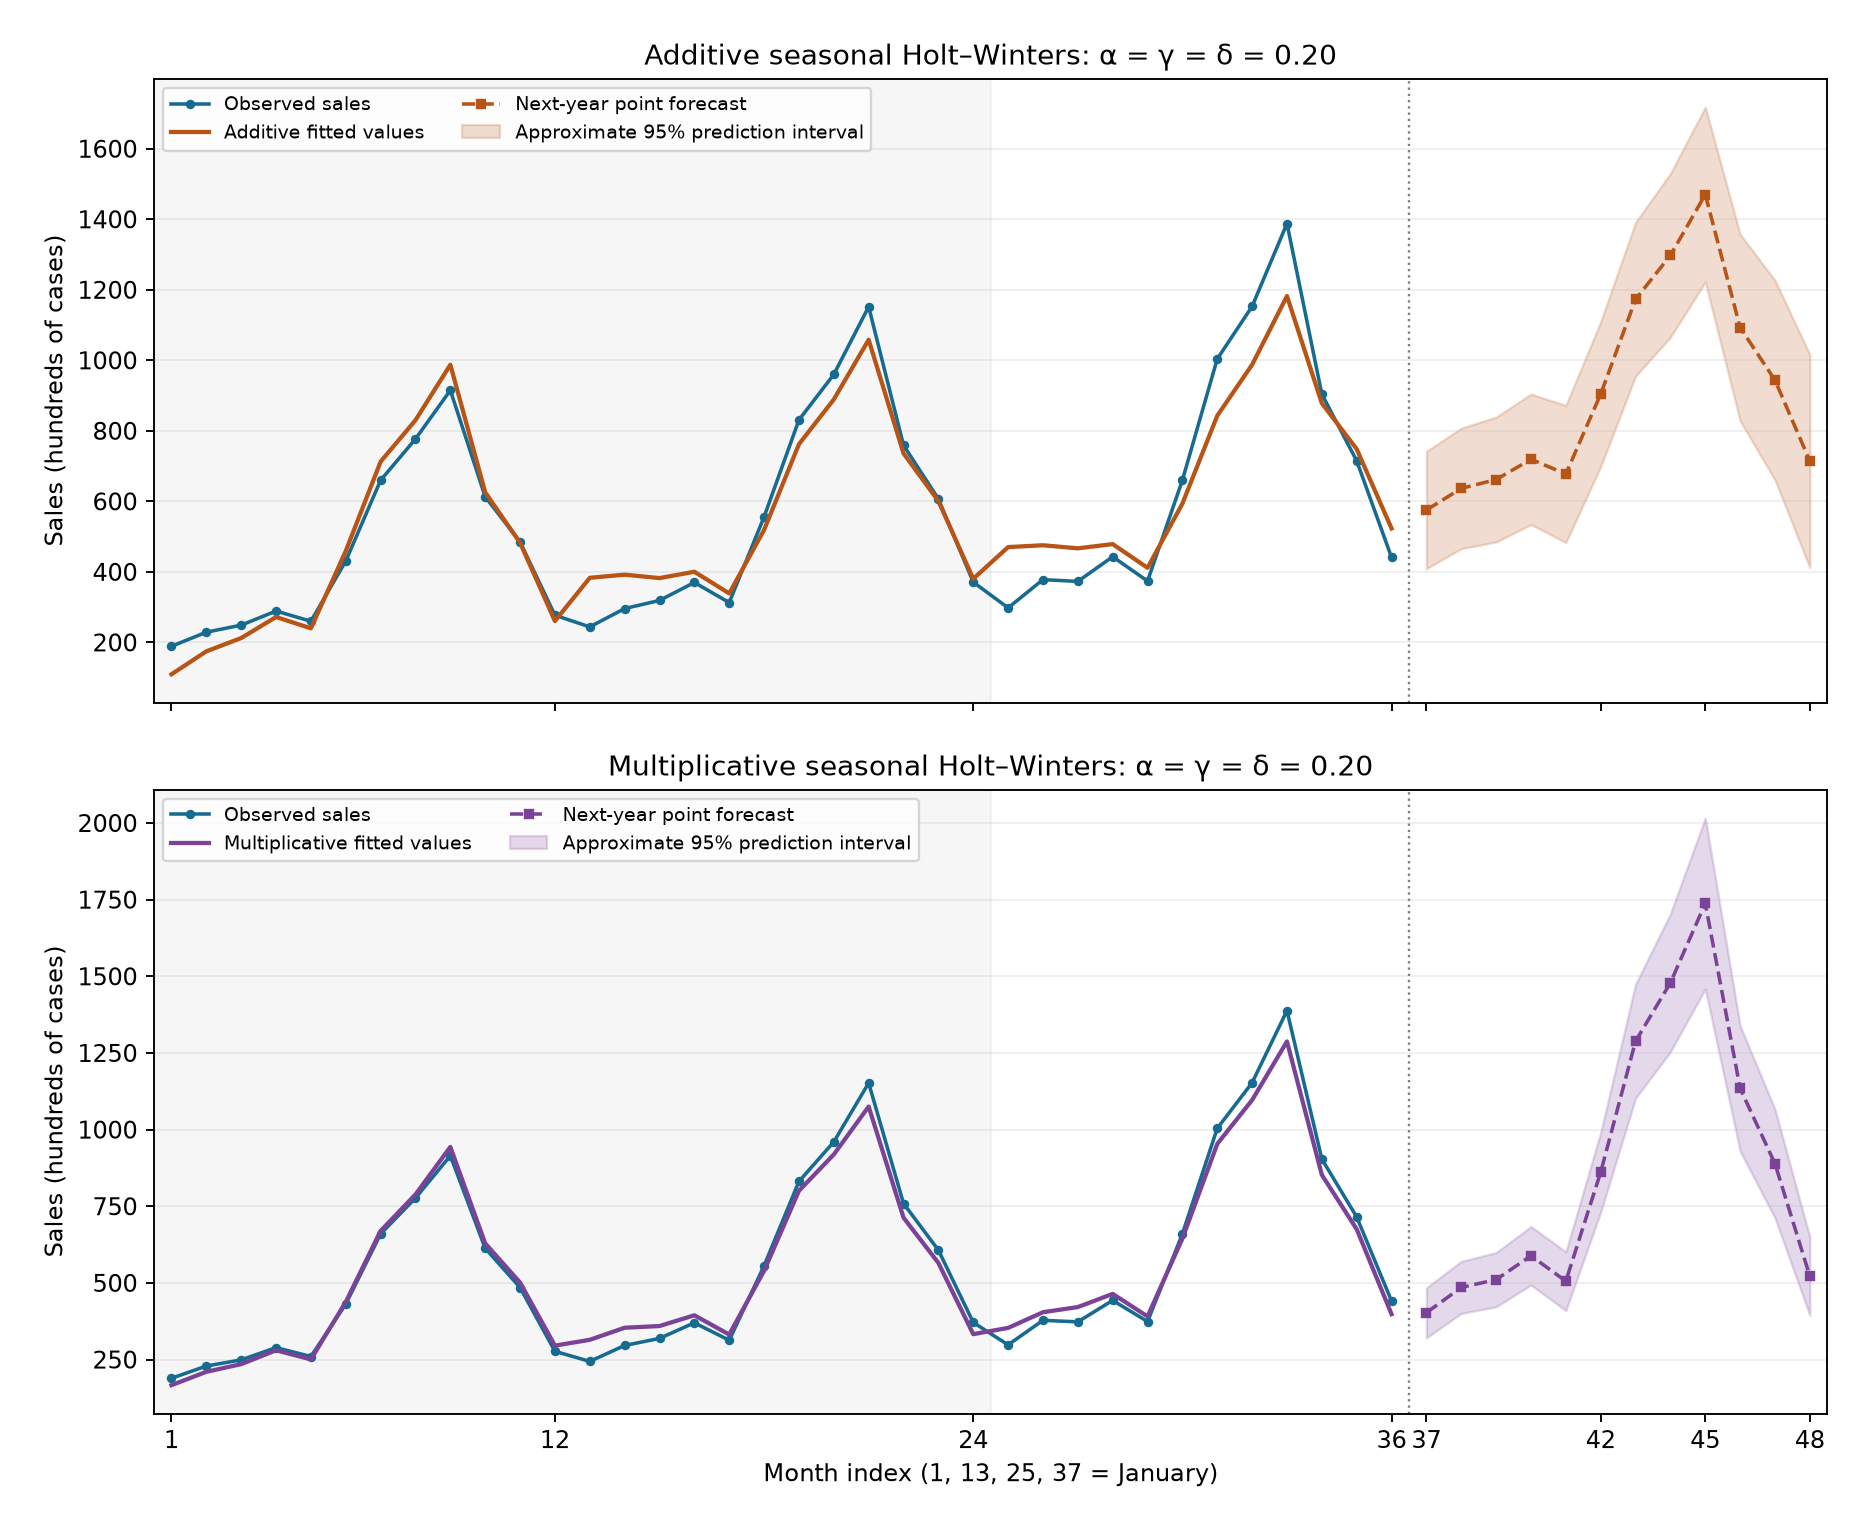

Write the Python code that produced this figure.
"""Additive/multiplicative seasonal HW, fixed .20 constants.
First-24 OLS initialization. Independent additive normal innovations for
both models; variance SSE/(36-3). Multiplicative intervals simulated with
seed 20261030 and 100000 paths. No parameter/initialization uncertainty.
"""
from pathlib import Path
import csv
import numpy as np
from statistics import NormalDist
import matplotlib
matplotlib.use('Agg')
import matplotlib.pyplot as plt
root=Path(__file__).resolve().parent
with (root/'cola.csv').open() as f:y=np.array([float(r['y']) for r in csv.DictReader(f)])
t=np.arange(1,25);v=y[:24];m=12;a=g=d=.2
b0=np.sum((t-t.mean())*(v-v.mean()))/np.sum((t-t.mean())**2);l0=v.mean()-b0*t.mean()
baseline=l0+b0*t
add_s=(v-baseline).reshape(2,12).mean(axis=0)
raw=(v/baseline).reshape(2,12).mean(axis=0);mul_s=raw/raw.mean()
z=NormalDist().inv_cdf(.975);seed=20261030;npaths=100000
rng=np.random.default_rng(seed)
# Common standard-normal draws reduce noise when comparing simulations.
draws=rng.standard_normal((12,npaths))
summary=[];updates=[];intervals=[];stored={}
print('Initialization L0=',l0,'B0=',b0,'additive seasons=',add_s,'multiplicative seasons=',mul_s)
for name,init in [('Additive',add_s),('Multiplicative',mul_s)]:
    l,b=l0,b0;s=list(init);rs=[]
    for i,actual in enumerate(y):
        q=i%m
        p=l+b+s[q] if name=='Additive' else (l+b)*s[q]
        error=actual-p
        new_l=a*(actual-s[q])+(1-a)*(l+b) if name=='Additive' else a*actual/s[q]+(1-a)*(l+b)
        new_b=g*(new_l-l)+(1-g)*b
        s[q]=d*(actual-new_l)+(1-d)*s[q] if name=='Additive' else d*actual/new_l+(1-d)*s[q]
        l,b=new_l,new_b;rs.append([i+1,actual,p,error,l,b,s[q]])
    rs=np.array(rs);e=rs[:,3];sse=np.sum(e**2);var=sse/33
    summary.append([name,a,g,d,sse,np.mean(abs(e)),np.mean(e**2),100*np.mean(abs(e)/y),var,np.sqrt(var),l,b])
    updates.extend([[name,*r] for r in rs])
    point=np.array([l+h*b+s[(36+h-1)%12] if name=='Additive' else (l+h*b)*s[(36+h-1)%12] for h in range(1,13)])
    if name=='Additive':
        beta=a*g;c=d*(1-a)
        se=np.array([np.sqrt(var*(1+sum((a+j*beta+(c if j%12==0 else 0))**2 for j in range(1,h)))) for h in range(1,13)])
        lo,hi=point-z*se,point+z*se
    else:
        ll=np.full(npaths,l);bb=np.full(npaths,b);ss=np.tile(np.array(s),(npaths,1))
        paths=[]
        for h in range(1,13):
            q=(36+h-1)%12
            old=ss[:,q].copy()
            pp=(ll+bb)*old
            actual=pp+np.sqrt(var)*draws[h-1]
            new_l=a*actual/old+(1-a)*(ll+bb)
            new_b=g*(new_l-ll)+(1-g)*bb
            ss[:,q]=d*actual/new_l+(1-d)*old
            ll,bb=new_l,new_b
            paths.append(actual)
        paths=np.array(paths)
        lo,hi=np.quantile(paths,[.025,.975],axis=1)
        print('Simulated nonpositive sales:',int((paths<=0).sum()))
    for h in range(1,13):intervals.append([name,36+h,h,point[h-1],lo[h-1],hi[h-1]])
    stored[name]=(rs,point,lo,hi)
    print('SUMMARY',summary[-1])
for h in range(12):
    aa=[r for r in intervals if r[0]=='Additive'][h];mm=[r for r in intervals if r[0]=='Multiplicative'][h]
    print(f'| {h+1} | {aa[3]:.1f} | [{aa[4]:.1f}, {aa[5]:.1f}] | {mm[3]:.1f} | [{mm[4]:.1f}, {mm[5]:.1f}] |')
for filename,header,rows in [
 ('cola_fit_summary_turn20.csv',['model','alpha','gamma','delta','SSE','MAD','MSD','MAPE_percent','innovation_variance','innovation_sd','L36','B36'],summary),
 ('cola_fitted_values_turn20.csv',['model','month','actual','fitted','error','level','trend','seasonal'],updates),
 ('cola_forecasts_intervals_turn20.csv',['model','target_month','horizon','point_forecast','lower95','upper95'],intervals),
 ('cola_initialization_turn20.csv',['month_of_year','additive_factor','multiplicative_factor','L0','B0'],[[j+1,add_s[j],mul_s[j],l0,b0] for j in range(12)])]:
    with (root/filename).open('w',newline='') as f:
        w=csv.writer(f);w.writerow(header);w.writerows(rows)
fig,axes=plt.subplots(2,1,figsize=(11,9),sharex=True)
for ax,name,color in zip(axes,['Additive','Multiplicative'],['#b85416','#7b4397']):
    rs,point,lo,hi=stored[name]
    ax.plot(range(1,37),y,'o-',color='#176b91',markersize=3,label='Observed sales')
    ax.plot(range(1,37),rs[:,2],color=color,lw=1.8,label=name+' fitted values')
    ax.plot(range(37,49),point,'s--',color=color,markersize=3,label='Next-year point forecast')
    ax.fill_between(range(37,49),lo,hi,color=color,alpha=.2,label='Approximate 95% prediction interval')
    ax.axvspan(.5,24.5,color='gray',alpha=.07)
    ax.axvline(36.5,color='gray',ls=':',lw=1)
    ax.set(title=name+' seasonal Holt–Winters: α = γ = δ = 0.20',ylabel='Sales (hundreds of cases)')
    ax.grid(axis='y',alpha=.2);ax.legend(loc='upper left',fontsize=8,ncol=2)
axes[1].set(xlabel='Month index (1, 13, 25, 37 = January)',xticks=[1,12,24,36,37,42,45,48],xlim=(.5,48.5))
fig.tight_layout(pad=1.8)
fig.savefig(root/'cola_comparison_turn20.png',dpi=170)
plt.close(fig)
